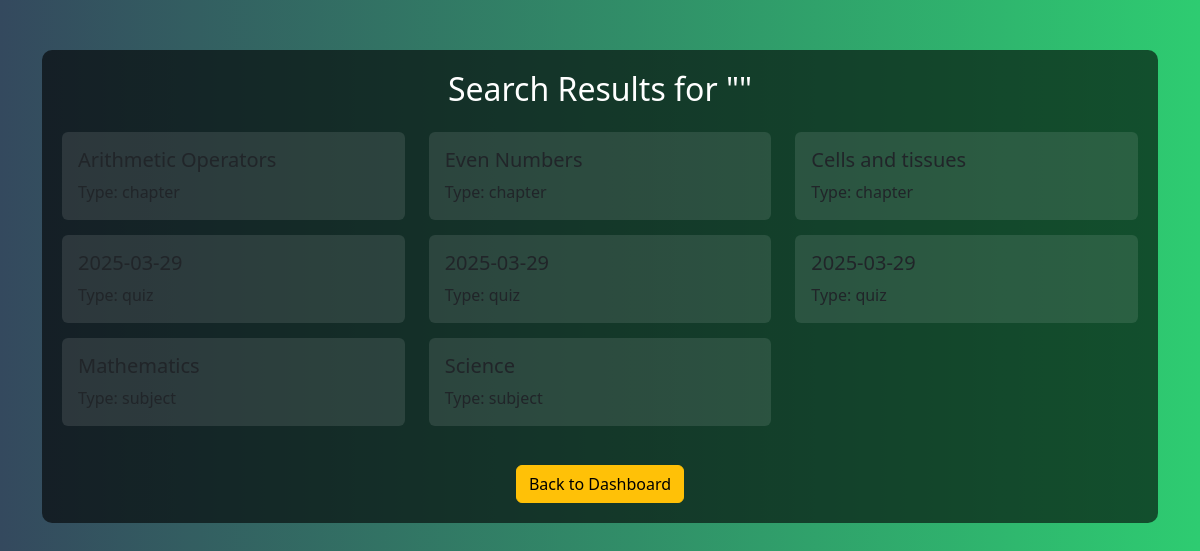
The page /search (signed in) on the database its author committed.
### tables this page shows
CREATE TABLE subjects (
            id INTEGER PRIMARY KEY AUTOINCREMENT,
            name TEXT NOT NULL,
            description TEXT
        );

### app.py (the view)
@app.route('/search', methods=['GET'])
def search():
    if 'user' not in session:
        return redirect(url_for('login'))
    query = request.args.get('query', '').strip()
    conn = sqlite3.connect('quiz_master.db')
    cursor = conn.cursor()
    cursor.execute("""SELECT 'subject' as type, id, name FROM subjects WHERE name LIKE ? UNION SELECT 'chapter' as type, id, name FROM chapters WHERE name LIKE ? UNION SELECT 'quiz' as type, id, date_of_quiz FROM quizzes WHERE id LIKE ?
    """, (f'%{query}%', f'%{query}%', f'%{query}%'))
    results = cursor.fetchall()
    conn.close()
    return render_template('search_results.html', results=results, query=query)

### templates/search_results.html (shortened to what this page needs)
<!DOCTYPE html>
<html lang="en">
<head>
    <link rel="stylesheet" href="https://cdn.jsdelivr.net/npm/bootstrap@5.3.0/dist/css/bootstrap.min.css">
</head>
<body>
    <div class="container">
        <div class="search-container">
            <h2 class="text-center mb-4">Search Results for "{{ query }}"</h2>
            {% if results %}
                <div class="row">
                    {% for result in results %}
                    <div class="col-md-4">
                        <div class="card result-card"
                             onclick="navigateToResult('{{ result[0] }}', '{{ result[1] }}')">
                            <div class="card-body">
                                <h5 class="card-title">{{ result[2] }}</h5>
                                <p class="card-text">Type: {{ result[0] }}</p>
                            </div>
                        </div>
                    </div>
                    {% endfor %}
                </div>
            {% else %}
                <p class="text-center">No results found.</p>
            {% endif %}
            <div class="text-center mt-4">
                <a href="/user_dashboard" class="btn btn-warning">Back to Dashboard</a>
            </div>
        </div>
    </div>
</body>
</html>

### templates/search_results.html (style rules this page uses)
body { background: linear-gradient(to right, #34495e, #2ecc71); min-height: 100vh; color: white; }
.search-container { background-color: rgba(0, 0, 0, 0.6); border-radius: 10px; padding: 20px; margin-top: 50px; }
.result-card { background-color: rgba(255, 255, 255, 0.1); border: none; margin-bottom: 15px; transition: transform 0.3s; cursor: pointer; }

### rows shown on the page
subjects: name "Mathematics", result "subject"
subjects: name "Science", result "subject"

### other values the page prints
{{ result[2] }} "Arithmetic Operators" "Even Numbers" "Cells and tissues" "2025-03-29" "2025-03-29" "2025-03-29"
{{ result[0] }} "chapter" "chapter" "chapter" "quiz" "quiz"
